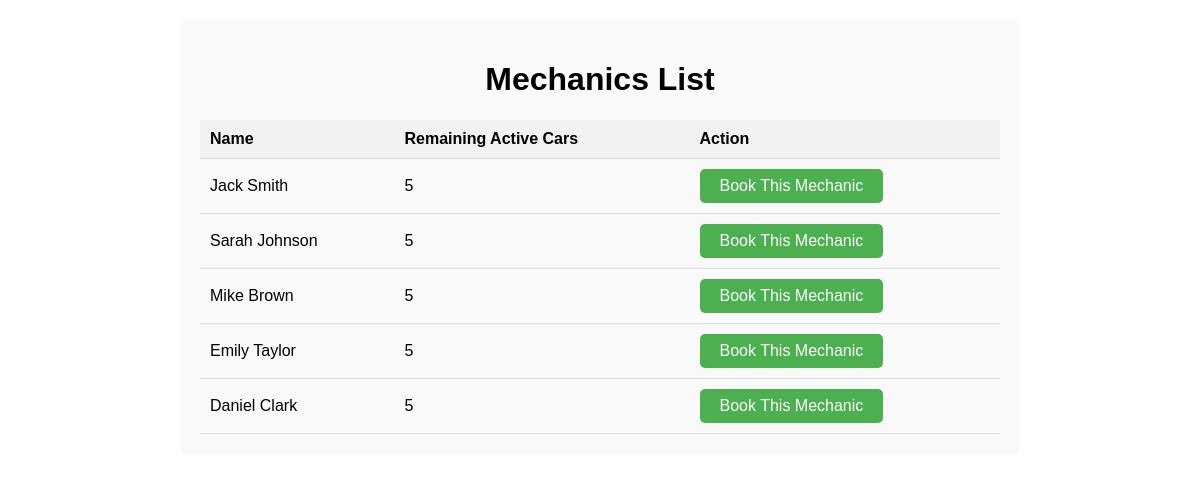
Page /mechanic/mechanics_list.php on the committed database.
### tables this page shows
CREATE TABLE `mechanics` (
  `MechanicID` int NOT NULL AUTO_INCREMENT,
  `Name` varchar(255) DEFAULT NULL,
  `MaxActiveCars` int NOT NULL,
  `RemActiveCars` int DEFAULT NULL,
  PRIMARY KEY (`MechanicID`)
);

### mechanic/mechanics_list.php (the view, shortened to what this page needs)
<!DOCTYPE html>
<html lang="en">
<head>
    <link rel="stylesheet" href="../css/style.css">
</head>
<body>
    <div class="container">
        <h1>Mechanics List</h1>
        <table>
            <thead>
                <tr>
                    <th>Name</th>
                    <th>Remaining Active Cars</th>
                    <th>Action</th>
                </tr>
            </thead>
            <tbody>
                <?php
                require_once('../connection/connect.php');
                $sql = "SELECT * FROM mechanics";
                $result = $conn->query($sql);
                if ($result->num_rows > 0) {
                    while ($row = $result->fetch_assoc()) {
                        echo "<tr>";
                        echo "<td>" . $row['Name'] . "</td>";
                        echo "<td>" . $row['RemActiveCars'] . "</td>";
                        echo "<td><a href='book_mechanic.php?mechanic_id=" . $row['MechanicID'] . "' class='button'>Book This Mechanic</a></td>";
                        echo "</tr>";
                    }
                } else {
                    echo "<tr><td colspan='3'>No mechanics found</td></tr>";
                }
                ?>
            </tbody>
        </table>
    </div>
</body>
</html>

### css/style.css (style rules this page uses)
body { margin: 0; padding: 0; background-image: url('../image/index_background.jpg'); background-size: cover; background-position: center; font-family: Arial, sans-serif; background-repeat: no-repeat; }
.container { margin: 20px auto; padding: 10px; width: 80%; max-width: 800px; background-color: rgba(255, 255, 255, 0.8); border-radius: 10px; text-align: center; }
h1 { text-align: center; }
.container { margin: 20px auto; padding: 20px; width: 80%; max-width: 800px; background-color: #f9f9f9; border-radius: 5px; }
table { width: 100%; border-collapse: collapse; }
th, td { padding: 10px; border-bottom: 1px solid #ddd; text-align: left; }
th { background-color: #f2f2f2; }
.button { display: inline-block; padding: 8px 20px; background-color: #4CAF50; color: white; text-align: center; text-decoration: none; border: none; border-radius: 5px; cursor: pointer; }

### rows in the picture
mechanics: Name "Jack Smith", RemActiveCars "5"
mechanics: Name "Sarah Johnson", RemActiveCars "5"
mechanics: Name "Mike Brown", RemActiveCars "5"
mechanics: Name "Emily Taylor", RemActiveCars "5"
mechanics: Name "Daniel Clark", RemActiveCars "5"
